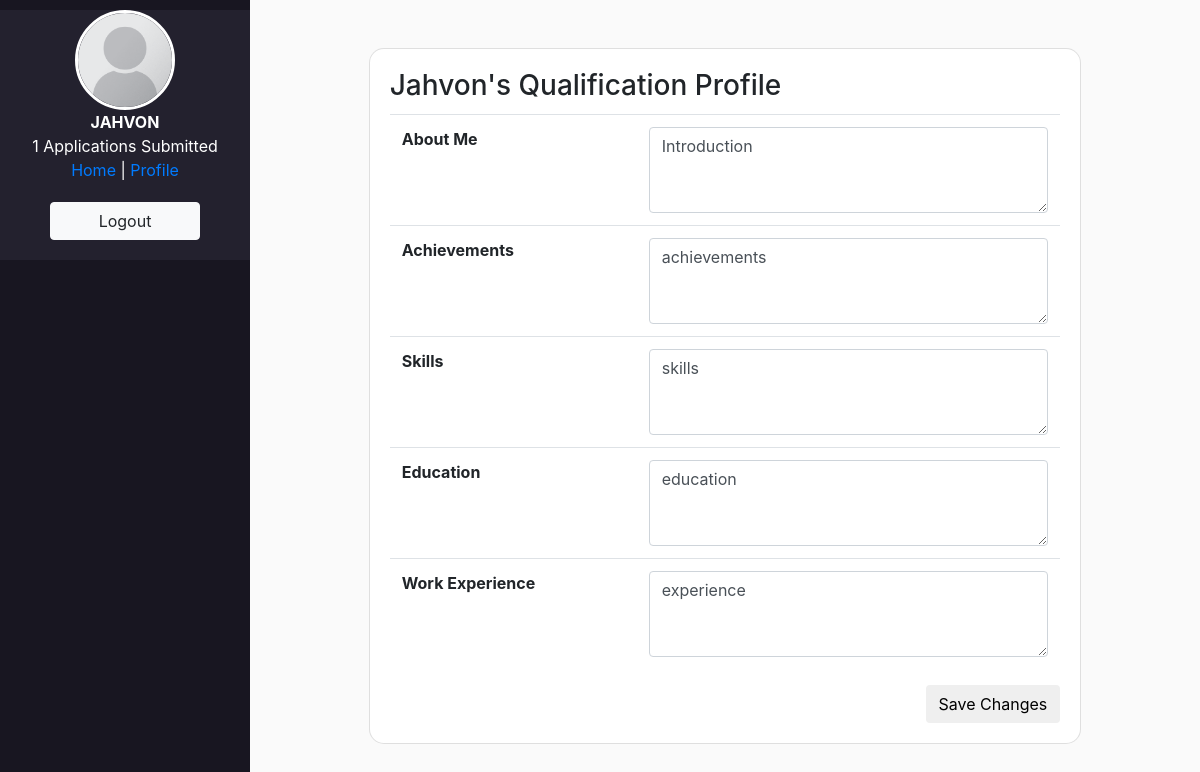
The page /editprofile (signed in) on the database its author committed.
### app/models.py (models this page shows)
class Applicants(db.Model):
    id = db.Column(db.Integer, primary_key = True)
    username = db.Column(db.String(80), unique = True, nullable = False)
    password = db.Column(db.String(80), unique = False, nullable = False)
    email = db.Column(db.String(120), unique = True, nullable = False)
    introduction = db.Column(db.String(500), unique = False, nullable = False)
    experience = db.Column(db.String(500), unique = False, nullable = False)
    education = db.Column(db.String(500), unique = False, nullable = False)
    skills = db.Column(db.String(500), unique = False, nullable = False)
    achievements = db.Column(db.String(500), unique = True, nullable = False)
    applications = db.relationship('Applications', backref = 'applicants', lazy = True)

### app/views.py (the view)
@app.route('/editprofile', methods=["GET", "POST"])
def editprofile():
    if session["usertype"] == "Employer":
        return redirect(url_for("home"))
    else:
        user = models.Applicants.query.filter_by(id=session['userid']).first()
        appliedApps = models.Applications.query.filter_by(applicant_ID=session['userid'])
        numApps = appliedApps.count()
        if request.method == "POST":
            about = request.form['introduction']
            achievements = request.form['achievements']
            skills = request.form['skills']
            education = request.form['education']
            work = request.form['experience']
            user.introduction = about
            user.achievements = achievements
            user.skills = skills
            user.education = education
            user.experience = work
            models.db.session.commit()
            return render_template('editprofile.html', user=user, numApps=numApps)
        else:
            return render_template('editprofile.html', user=user, numApps=numApps)

### app/templates/editprofile.html (shortened to what this page needs)
{% extends "layout.html" %}
{% block head %}
  {{ super() }}
{% endblock %}
{% block content %}
<div class="main-container">
  <div class="nav-left">
    <div class="nav-top">
      <img src="{{ url_for('static', filename='placeholder.png') }}" class="nav-pic rounded-circle">
      <span class="nav-line"><b>{{session['username']|upper}}</b></span>
      <span class="nav-line">{{numApps}} Applications Submitted</span>
      <span class="nav-line"><a href="/">Home</a> | <a href="/profile/{{session['userid']}}">Profile</a></span>
      <a href="/logout"><button type="button" class="btn btn-light logout-btn">Logout</button></a>
    </div>
  </div>
  <div class="main-content">
    <div class="card profile-card">
      <div class="card-body">
        <h3 class="card-title">{{user.username|capitalize}}'s Qualification Profile</h3>
        <table class="table">
          <form action="" method="post">
          <tbody>
            <tr>
              <th scope="row">About Me</th>
              <td><textarea class="form-control" id="introfield" name="introduction" rows="3">{{user.introduction}}</textarea></td>
            </tr>
            <tr>
              <th scope="row">Achievements</th>
              <td><textarea class="form-control" id="achievfield" name="achievements" rows="3">{{user.achievements}}</textarea></td>
            </tr>
            <tr>
              <th scope="row">Skills</th>
              <td><textarea class="form-control" id="skillsfield" name="skills" rows="3">{{user.skills}}</textarea></td>
            </tr>
            <tr>
              <th scope="row">Education</th>
              <td><textarea class="form-control" id="edufield" name="education" rows="3">{{user.education}}</textarea></td>
            </tr>
            <tr>
              <th scope="row">Work Experience</th>
              <td><textarea class="form-control" id="expfield" name="experience" rows="3">{{user.experience}}</textarea></td>
            </tr>
          </tbody>
        </table>
        {% if user.id == session['userid'] %}
          <button type="submit" class="btn btn-default card-link float-right">Save Changes</button>
        {% endif %}
      </div>
    </div>
  </div>
</div>
{% endblock %}

### app/static/style.css (style rules this page uses)
body { background-color: #FAFAFA; }
.main-container { height: 100%; }
.nav-left { background-color: #181621; height: 100vh; width: 250px; top: 0; position: fixed; z-index: -1; text-align: center; padding-top: 10px; color: #FFF; }
.main-content { background-color: #FAFAFA; position: absolute; padding-left: 250px; height: 100%; width: 100%; z-index: -100; }
.nav-pic { height: 100px; border: 3px solid #fff; display: block; margin: auto; }
.nav-line { display: block; }
.nav-top { background-color: #23212E; }
.logout-btn { margin: 20px 0 20px 0; width: 150px; }
.profile-card { width: 75%; margin-left: auto; margin-right: auto; margin-top: 5%; margin-bottom: 5%; border-radius: 15px; }

### rows shown on the page
Applicants: username "JAHVON", username "Jahvon", introduction "Introduction", achievements "achievements", skills "skills", education "education", experience "experience"

### other values the page prints
{{ numApps }} "1"
